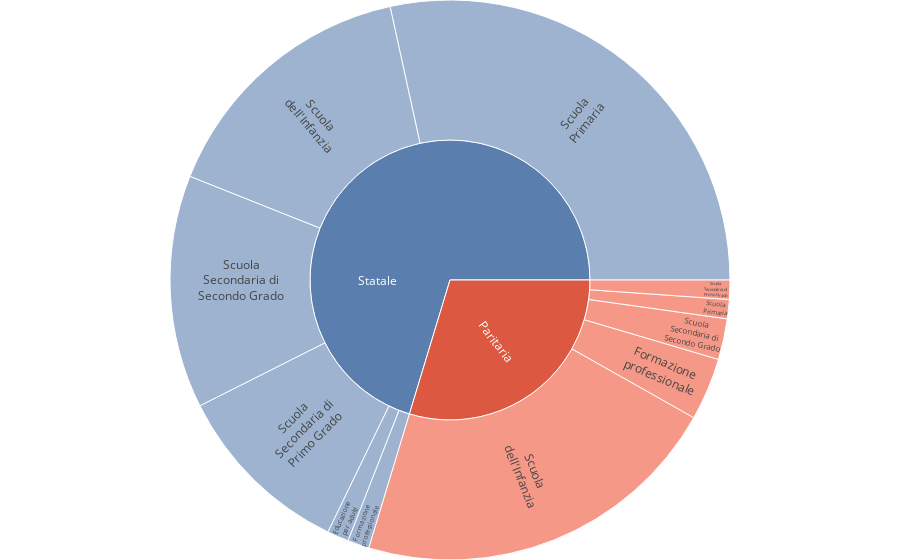

Notebook code for this chart:
### Code cell
# Show proportion of schools per type and management
import plotly.graph_objects as go
fig = go.Figure(go.Sunburst(values=df["count"],
                            ids=df['ids'],
                            labels=df["Tipo Istituto"],
                            parents=df["Gestione"],
                            branchvalues='total',
                            hoverinfo="label+value+percent parent",
                            insidetextorientation='radial',
                            marker=dict(colors=df.colors),
                            maxdepth=2))
fig.update_layout(margin=dict(t=0, l=0, r=0, b=0))
fig.show()
fig.write_html("../viz/sunburst_schools.html")

### Figure 1 — Plotly figure (JSON) as saved in the notebook; plotly's stock layout.template omitted (floating-point values rounded to 4 significant figures)
{"data": [{"branchvalues": "total", "hoverinfo": "label+value+percent parent", "ids": ["Paritaria", "ParitariaFormazione professionale", "ParitariaScuola Primaria", "ParitariaScuola Secondaria di Primo Grado", "ParitariaScuola Secondaria di Secondo Grado", "ParitariaScuola dell'Infanzia", "Statale", "StataleEducazione per adulti", "StataleFormazione professionale", "StataleScuola Primaria", "StataleScuola Secondaria di Primo Grado", "StataleScuola Secondaria di Secondo Grado", "StataleScuola dell'Infanzia"], "insidetextorientation": "radial", "labels": ["Paritaria", "Formazione<br>professionale", "Scuola<br>Primaria", "Scuola<br>Secondaria di<br>Primo Grado", "Scuola<br>Secondaria di<br>Secondo Grado", "Scuola<br>dell'Infanzia", "Statale", "Educazione<br>per adulti", "Formazione<br>professionale", "Scuola<br>Primaria", "Scuola<br>Secondaria di<br>Primo Grado", "Scuola<br>Secondaria di<br>Secondo Grado", "Scuola<br>dell'Infanzia"], "marker": {"colors": ["#DD5840", "#F16D55", "#F16D55", "#F16D55", "#F16D55", "#F16D55", "#5A7FAF", "#7594BD", "#7594BD", "#7594BD", "#7594BD", "#7594BD", "#7594BD"]}, "maxdepth": 2, "parents": ["", "Paritaria", "Paritaria", "Paritaria", "Paritaria", "Paritaria", "", "Statale", "Statale", "Statale", "Statale", "Statale", "Statale"], "type": "sunburst", "values": [214, 26, 8, 8, 17, 155, 507, 9, 9, 205, 75, 97, 112]}], "layout": {"margin": {"b": 0, "l": 0, "r": 0, "t": 0}}}
